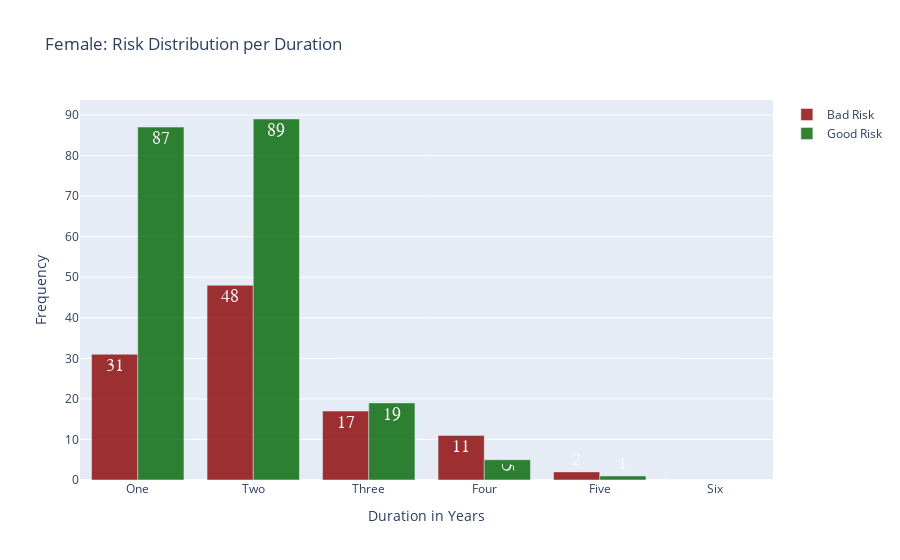

The cell this chart's notebook holds for it:
### Markdown cell above
<h2 style="font-size:100%;"><b> By Duration in Years:</b></h2>

### Code cell
trace1 = go.Bar(
    x=fs[fs['Risk']=='bad']['Duration_yrs'].values,
    y= fs[fs['Risk']=='bad']['count'].values,
    text =  fs[fs['Risk']=='bad']['count'].values,
    textposition='auto',
    textfont=dict(
        family='sans serif',
        size=18,
        color='#FFFAFA'),
    marker=dict(
    color='rgb(139,0,0)'),
    opacity=0.8,
    name = 'Bad Risk'
)
trace2 = go.Bar(
    x=fs[fs['Risk']=='good']['Duration_yrs'].values,
    y= fs[fs['Risk']=='good']['count'].values,
    text =  fs[fs['Risk']=='good']['count'].values,
    textposition='auto',
    textfont=dict(
        family='sans serif',
        size=18,
        color='#FFFAFA'),
    marker=dict(
    color='rgb(0,100,0)'),
    opacity=0.8,
    name = 'Good Risk'
)
data = [trace1, trace2]
layout = go.Layout (
    yaxis = dict(
    title = 'Frequency'),
    
    xaxis = dict (
    title = 'Duration in Years'),
    
    title = 'Female: Risk Distribution per Duration'
)
fig = go.Figure (data=data, layout = layout)
py.iplot(fig)

### Figure 1 — Plotly figure (JSON) as saved in the notebook; plotly's stock layout.template omitted (floating-point values rounded to 4 significant figures)
{"data": [{"marker": {"color": "rgb(139,0,0)"}, "name": "Bad Risk", "opacity": 0.8, "text": [31, 48, 17, 11, 2, 0], "textfont": {"color": "#FFFAFA", "family": "sans serif", "size": 18}, "textposition": "auto", "type": "bar", "x": ["One", "Two", "Three", "Four", "Five", "Six"], "y": [31, 48, 17, 11, 2, 0]}, {"marker": {"color": "rgb(0,100,0)"}, "name": "Good Risk", "opacity": 0.8, "text": [87, 89, 19, 5, 1, 0], "textfont": {"color": "#FFFAFA", "family": "sans serif", "size": 18}, "textposition": "auto", "type": "bar", "x": ["One", "Two", "Three", "Four", "Five", "Six"], "y": [87, 89, 19, 5, 1, 0]}], "layout": {"title": {"text": "Female: Risk Distribution per Duration"}, "xaxis": {"title": {"text": "Duration in Years"}}, "yaxis": {"title": {"text": "Frequency"}}}}
